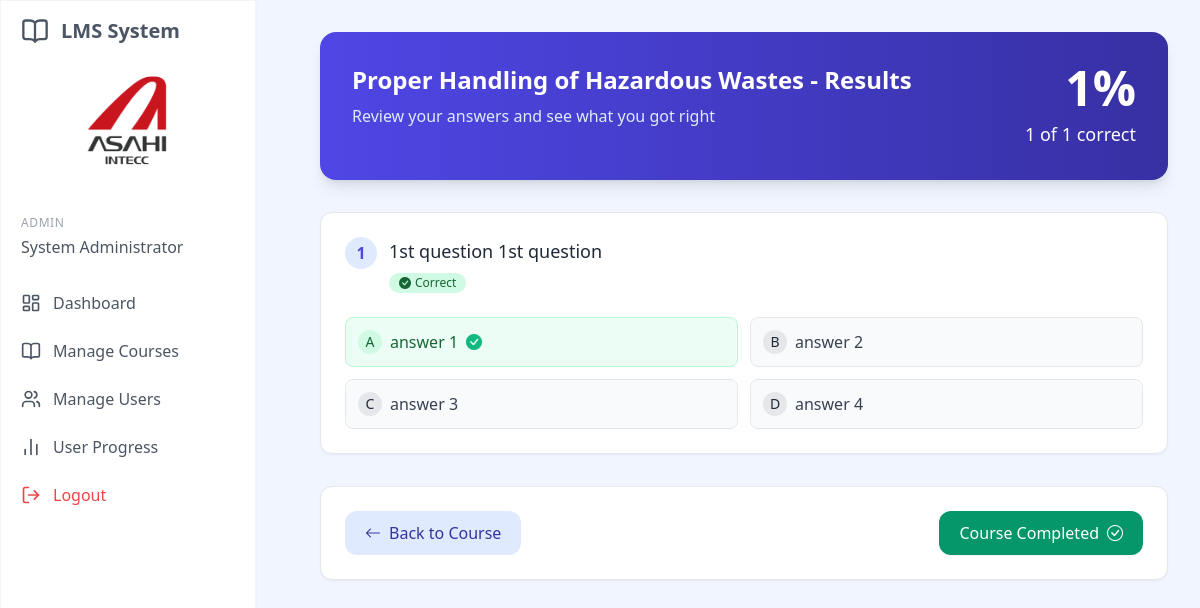
Page /quiz_review.php?id=310 (signed in) on the committed database.
### tables this page shows
CREATE TABLE `questions` (
  `id` int(11) NOT NULL,
  `course_id` int(11) NOT NULL,
  `question_text` text NOT NULL,
  `option_a` text NOT NULL,
  `option_b` text NOT NULL,
  `option_c` text NOT NULL,
  `option_d` text NOT NULL,
  `correct_answer` char(1) NOT NULL,
  `created_at` timestamp NULL DEFAULT current_timestamp(),
  `updated_at` timestamp NULL DEFAULT current_timestamp() ON UPDATE current_timestamp(),
  `question_image` varchar(255) DEFAULT NULL,
  `option_a_image` varchar(255) DEFAULT NULL,
  `option_b_image` varchar(255) DEFAULT NULL,
  `option_c_image` varchar(255) DEFAULT NULL,
  `option_d_image` varchar(255) DEFAULT NULL,
  `removed` tinyint(1) NOT NULL DEFAULT 0
);

CREATE TABLE `courses` (
  `id` int(11) NOT NULL,
  `title` varchar(100) NOT NULL,
  `description` text DEFAULT NULL,
  `department` int(10) DEFAULT NULL,
  `division` int(10) DEFAULT NULL,
  `section` int(10) DEFAULT NULL,
  `company_group` tinyint(11) DEFAULT NULL,
  `position` tinyint(11) DEFAULT NULL,
  `group_id` int(11) DEFAULT NULL,
  `created_by` int(11) DEFAULT NULL,
  `has_video` int(11) DEFAULT 0,
  `created_at` timestamp NULL DEFAULT current_timestamp(),
  `updated_at` timestamp NULL DEFAULT current_timestamp() ON UPDATE current_timestamp(),
  `is_final` tinyint(1) NOT NULL DEFAULT 0,
  `removed` tinyint(1) NOT NULL DEFAULT 0
);

CREATE TABLE `user_progress` (
  `id` int(11) NOT NULL,
  `user_id` int(11) DEFAULT NULL,
  `course_id` int(11) DEFAULT NULL,
  `score` int(11) DEFAULT 0,
  `total_score` int(100) NOT NULL,
  `completed` tinyint(1) DEFAULT 0,
  `user_answers` text DEFAULT NULL,
  `progress_percentage` float DEFAULT 0,
  `is_correct` tinyint(1) DEFAULT 0,
  `created_at` timestamp NULL DEFAULT current_timestamp(),
  `updated_at` timestamp NULL DEFAULT current_timestamp() ON UPDATE current_timestamp(),
  `removed` tinyint(1) NOT NULL DEFAULT 0
);

### web/quiz_review.php (the view, shortened to what this page needs)
<?php
require_once '../config.php';
$quiz_id = $_GET['id'] ?? 0;
$user_id = $_SESSION['user_id'];
$stmt = $conn->prepare("
    SELECT q.*, c.id as course_id, c.title, up.user_answers, up.score, up.completed
    FROM questions q
    JOIN courses c ON q.course_id = c.id
    LEFT JOIN user_progress up ON q.course_id = up.course_id AND up.user_id = ?
    WHERE q.course_id = ? AND q.removed = 0
");
$stmt->bind_param("ii", $user_id, $quiz_id);
$stmt->execute();
$quiz = $stmt->get_result()->fetch_assoc();
$stmt = $conn->prepare("SELECT * FROM questions WHERE course_id = ? AND removed=0 ORDER BY id");
$stmt->bind_param("i", $quiz_id);
$stmt->execute();
$questions = $stmt->get_result()->fetch_all(MYSQLI_ASSOC);
$user_answers = !empty($quiz['user_answers']) ? json_decode($quiz['user_answers'], true) : [];
$correct_count = 0;
foreach ($questions as $question) {
    if (isset($user_answers[$question['id']]) && strtolower($user_answers[$question['id']]) === strtolower($question['correct_answer'])) {
        $correct_count++;
    }
}
?>
<!DOCTYPE html>
<html lang="en">
<head>
    <link rel="stylesheet" href="https://cdn.jsdelivr.net/npm/bootstrap-icons@1.7.2/font/bootstrap-icons.css">
    <script src="https://cdn.tailwindcss.com"></script>
    <link rel="stylesheet" href="../assets/css/style.css">
</head>
<body class="bg-blue-50">
    <?php include 'includes/sidebar.php'; ?>
    <div class="p-8 sm:ml-72">
        <div class="container mx-auto max-w-4xl">
            <div class="bg-gradient-to-r from-blue-600 to-blue-800 rounded-2xl shadow-lg mb-8 p-8 text-white">
                <div class="flex flex-col md:flex-row gap-6 justify-between">
                    <div>
                        <h1 class="text-2xl font-bold mb-2"><?php echo htmlspecialchars($quiz['title']); ?> - Results</h1>
                        <p class="text-blue-100">Review your answers and see what you got right</p>
                    </div>
                    <div class="flex flex-col items-end justify-center">
                        <div class="text-5xl font-bold mb-2"><?php echo $quiz['score']; ?>%</div>
                        <div class="text-lg"><?php echo $correct_count; ?> of <?php echo count($questions); ?> correct</div>
                    </div>
                </div>
            </div>
            <div class="space-y-6 mb-8">
                <?php foreach ($questions as $index => $question): ?>
                    <?php
                    $user_answer = isset($user_answers[$question['id']]) ? $user_answers[$question['id']] : '';
                    $is_correct = strtolower($user_answer) === strtolower($question['correct_answer']);
                    $card_class = !empty($user_answer) ?
                        ($is_correct ? 'correct-answer' : 'incorrect-answer') :
                        'neutral-answer';
                    $has_question_image = !empty($question['question_image']);
                    ?>
                    <div class="question-card bg-white rounded-xl shadow-sm border border-gray-200 hover:shadow-md transition-all duration-300 p-6 <?php echo $card_class; ?>">
                        <div class="flex items-start gap-3 mb-4">
                            <div class="w-8 h-8 rounded-full bg-blue-100 flex items-center justify-center flex-shrink-0 text-blue-600 font-bold">
                                <?php echo $index + 1; ?>
                            </div>
                            <div>
                                <h3 class="text-lg font-medium text-gray-800 mb-1">
                                    <?php
                                        echo !$has_question_image
                                        ? htmlspecialchars($question['question_text'])
                                        : '<img src="../' . htmlspecialchars($question['question_image']) .
                                            '" alt="Option ' . htmlspecialchars($question['question_text']) . ' Image" class="max-w-full h-auto rounded-lg border border-gray-100 max-h-48">';
                                    ?>
                                <?php echo htmlspecialchars($question['question_text']); ?>
                                </h3>
                                <?php if (!empty($user_answer)): ?>
                                    <?php if ($is_correct): ?>
                                        <span class="inline-flex items-center px-2.5 py-0.5 rounded-full text-xs font-medium bg-green-100 text-green-800">
                                            <i class="bi bi-check-circle-fill mr-1"></i> Correct
                                        </span>
                                    <?php else: ?>
                                        <span class="inline-flex items-center px-2.5 py-0.5 rounded-full text-xs font-medium bg-red-100 text-red-800">
                                            <i class="bi bi-x-circle-fill mr-1"></i> Incorrect
                                        </span>
                                    <?php endif; ?>
                                <?php else: ?>
                                    <span class="inline-flex items-center px-2.5 py-0.5 rounded-full text-xs font-medium bg-gray-100 text-gray-800">
                                        <i class="bi bi-dash-circle-fill mr-1"></i> Not Answered
                                    </span>
                                <?php endif; ?>
                            </div>
                        </div>
                        <div class="grid grid-cols-1 md:grid-cols-2 gap-3 mt-6">
                            <?php
                            $options = [
                                'A' => $question['option_a'],
                                'B' => $question['option_b'],
                                'C' => $question['option_c'],
                                'D' => $question['option_d']
                            ];
                            foreach ($options as $letter => $option):
                                $option_image_field = 'option_' . strtolower($letter) . '_image';
                                $has_image = !empty($question[$option_image_field]);
                                $bgClass = 'bg-gray-50 border border-gray-200';
                                $textClass = 'text-gray-700';
                                $iconClass = '';
                                if ($letter === $user_answer && $letter === strtoupper($question['correct_answer'])) {
                                    $bgClass = 'bg-green-50 border border-green-200';
                                    $textClass = 'text-green-800';
                                    $iconClass = '<i class="bi bi-check-circle-fill text-green-500 ml-2"></i>';
                                } elseif ($letter === $user_answer) {
                                    $bgClass = 'bg-red-50 border border-red-200';
                                    $textClass = 'text-red-800';
                                    $iconClass = '<i class="bi bi-x-circle-fill text-red-500 ml-2"></i>';
                                } elseif ($letter === $question['correct_answer']) {
                                    $bgClass = 'bg-blue-50 border border-blue-200';
                                    $textClass = 'text-blue-700';
                                    $iconClass = '<i class="bi bi-check-circle-fill text-blue-500 ml-2"></i>';
                                }
                                ?>
                                <div class="<?php echo $bgClass; ?> p-3 rounded-lg flex items-center">
                                    <span class="inline-flex items-center justify-center w-6 h-6 rounded-full mr-2 text-sm font-medium <?php echo $letter === strtoupper($question['correct_answer']) ? 'bg-green-100 text-green-800' : ($letter === $user_answer ? 'bg-red-100 text-red-800' : 'bg-gray-200 text-gray-800'); ?>">
                                        <?php echo $letter; ?>
                                    </span>
                                    <span class="<?php echo $textClass; ?>">
                                        <?php
                                            echo !$has_image
                                            ? htmlspecialchars($option)
                                            : '<img src="../' . htmlspecialchars($question[$option_image_field]) .
                                                '" alt="Option ' . htmlspecialchars($letter) . ' Image" class="max-w-full h-auto rounded-lg border border-gray-100 max-h-48">';
                                        ?>
                                    </span>
                                    <?php echo $iconClass; ?>
                                </div>
                            <?php endforeach; ?>
                        </div>
                    </div>
                <?php endforeach; ?>
            </div>
            <div class="flex justify-between items-center bg-white p-6 rounded-xl shadow-sm hover:shadow-md transition-all duration-300 mb-8 border border-gray-200">
                <a href="view_course.php?id=<?php echo $quiz['course_id']; ?>"
                   class="px-5 py-2.5 bg-blue-100 hover:bg-blue-200 text-blue-800 rounded-xl flex items-center gap-2 transition font-medium">
                    <i class="bi bi-arrow-left"></i> Back to Course
                </a>
                <?php
                $stmt = $conn->prepare("SELECT id FROM quizzes WHERE course_id = ? AND id > ? ORDER BY id ASC LIMIT 1");
                $stmt->bind_param("ii", $quiz['course_id'], $quiz_id);
                $stmt->execute();
                $next_quiz = $stmt->get_result()->fetch_assoc();
                if ($next_quiz):
                ?>
                <a href="take_quiz.php?id=<?php echo $next_quiz['id']; ?>"
                   class="px-5 py-2.5 bg-blue-600 hover:bg-blue-700 text-white rounded-xl flex items-center gap-2 transition font-medium shadow-sm">
                    Next Quiz <i class="bi bi-arrow-right"></i>
                </a>
                <?php else: ?>
                <a href="view_course.php?id=<?php echo $quiz['course_id']; ?>#completed"
                   class="px-5 py-2.5 bg-green-600 hover:bg-green-700 text-white rounded-xl flex items-center gap-2 transition font-medium shadow-sm">
                    Course Completed <i class="bi bi-check-circle"></i>
                </a>
                <?php endif; ?>
            </div>
        </div>
    </div>
</body>
</html>

### web/quiz_review.php (style rules this page uses)
.question-card { border-left-width: 4px; transition: transform 0.2s ease; }
.correct-answer { border-left-color: #10b981; }

### rows in the picture
questions: course.title "Proper Handling of Hazardous Wastes", user_progress.score "1", question_text "1st question", correct_answer "a" (drawn), letter "A", option "answer 1", letter "B", option "answer 2", letter "C", option "answer 3", letter "D", option "answer 4"

### other values in the picture
$_SESSION['full_name'] "System Administrator"
$correct_count "1"
count($questions) "1"
